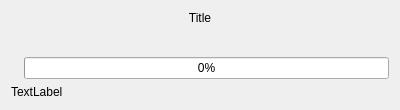
<?xml version="1.0" encoding="UTF-8"?>
<ui version="4.0">
 <class>DialogWaiting</class>
 <widget class="QDialog" name="DialogWaiting">
  <property name="geometry">
   <rect>
    <x>0</x>
    <y>0</y>
    <width>400</width>
    <height>110</height>
   </rect>
  </property>
  <property name="windowTitle">
   <string>Thank you for your patience</string>
  </property>
  <property name="windowIcon">
   <iconset>
    <normaloff>:/app/process</normaloff>:/app/process</iconset>
  </property>
  <layout class="QVBoxLayout" name="verticalLayout_2">
   <item>
    <layout class="QVBoxLayout" name="verticalLayout">
     <item>
      <widget class="QLabel" name="labelTitle">
       <property name="text">
        <string>Title</string>
       </property>
       <property name="textFormat">
        <enum>Qt::AutoText</enum>
       </property>
       <property name="alignment">
        <set>Qt::AlignCenter</set>
       </property>
      </widget>
     </item>
     <item>
      <spacer name="verticalSpacer">
       <property name="orientation">
        <enum>Qt::Vertical</enum>
       </property>
       <property name="sizeHint" stdset="0">
        <size>
         <width>20</width>
         <height>40</height>
        </size>
       </property>
      </spacer>
     </item>
     <item>
      <layout class="QHBoxLayout" name="horizontalLayout">
       <item>
        <widget class="QLabel" name="label">
         <property name="maximumSize">
          <size>
           <width>24</width>
           <height>24</height>
          </size>
         </property>
         <property name="autoFillBackground">
          <bool>false</bool>
         </property>
         <property name="text">
          <string/>
         </property>
         <property name="pixmap">
          <pixmap resource="../../qelectrotech.qrc">:/ico/48x48/user-away-extended.png</pixmap>
         </property>
         <property name="scaledContents">
          <bool>true</bool>
         </property>
         <property name="alignment">
          <set>Qt::AlignCenter</set>
         </property>
        </widget>
       </item>
       <item>
        <widget class="QProgressBar" name="progressBar">
         <property name="value">
          <number>0</number>
         </property>
        </widget>
       </item>
      </layout>
     </item>
     <item>
      <widget class="QLabel" name="label_detail">
       <property name="text">
        <string>TextLabel</string>
       </property>
      </widget>
     </item>
    </layout>
   </item>
  </layout>
 </widget>
 <resources>
  <include location="../../qelectrotech.qrc"/>
 </resources>
 <connections/>
</ui>
